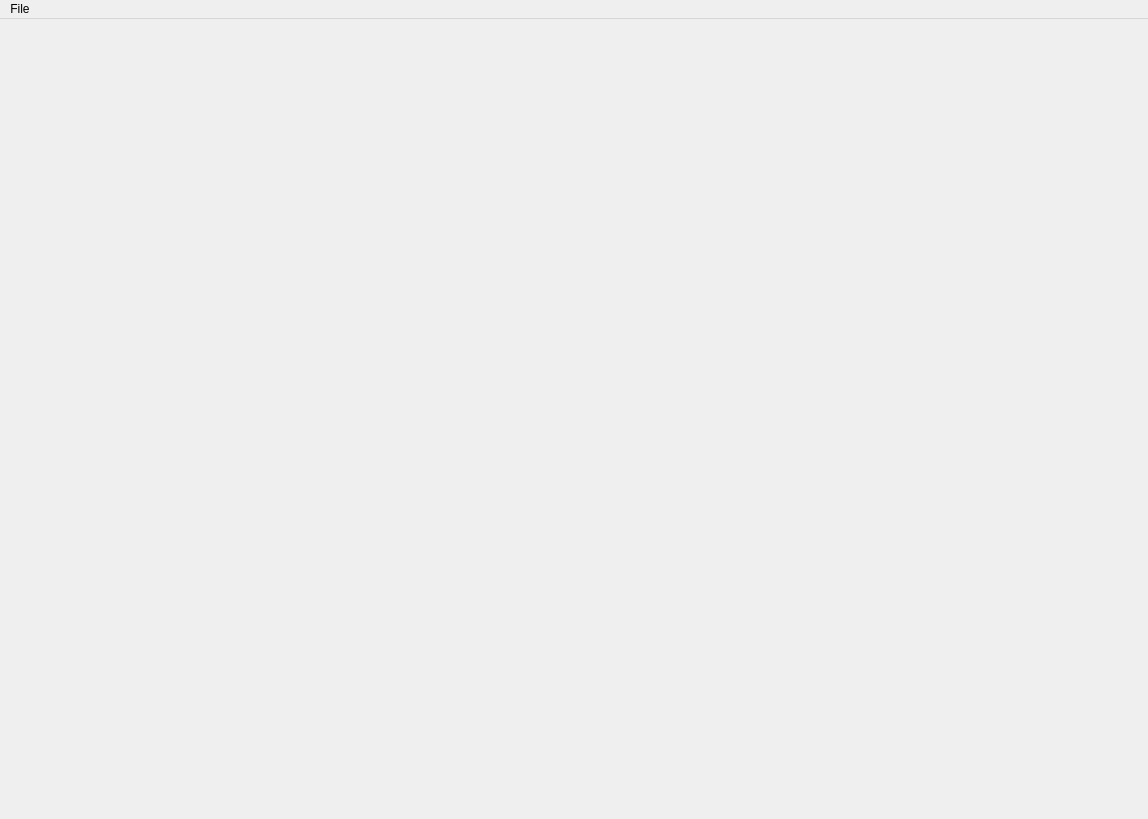
<?xml version="1.0" encoding="UTF-8"?>
<ui version="4.0">
 <class>main_window</class>
 <widget class="QMainWindow" name="main_window">
  <property name="geometry">
   <rect>
    <x>0</x>
    <y>0</y>
    <width>1148</width>
    <height>819</height>
   </rect>
  </property>
  <property name="windowTitle">
   <string>MainWindow</string>
  </property>
  <widget class="QWidget" name="main_widget">
   <layout class="QVBoxLayout" name="main_layout">
    <item>
     <widget class="QWidget" name="top_widget" native="true">
      <layout class="QHBoxLayout" name="top_layout">
       <item>
        <widget class="QWidget" name="navigation" native="true">
         <property name="sizePolicy">
          <sizepolicy hsizetype="Fixed" vsizetype="Preferred">
           <horstretch>0</horstretch>
           <verstretch>0</verstretch>
          </sizepolicy>
         </property>
         <property name="minimumSize">
          <size>
           <width>200</width>
           <height>0</height>
          </size>
         </property>
        </widget>
       </item>
       <item>
        <widget class="QWidget" name="browser" native="true">
         <property name="sizePolicy">
          <sizepolicy hsizetype="Minimum" vsizetype="Preferred">
           <horstretch>0</horstretch>
           <verstretch>0</verstretch>
          </sizepolicy>
         </property>
         <property name="minimumSize">
          <size>
           <width>600</width>
           <height>0</height>
          </size>
         </property>
        </widget>
       </item>
       <item>
        <widget class="QWidget" name="side_widget" native="true">
         <property name="sizePolicy">
          <sizepolicy hsizetype="Fixed" vsizetype="Preferred">
           <horstretch>0</horstretch>
           <verstretch>0</verstretch>
          </sizepolicy>
         </property>
         <property name="minimumSize">
          <size>
           <width>300</width>
           <height>0</height>
          </size>
         </property>
         <layout class="QVBoxLayout" name="side_layout">
          <item>
           <widget class="QWidget" name="playlist" native="true">
            <property name="sizePolicy">
             <sizepolicy hsizetype="Fixed" vsizetype="Minimum">
              <horstretch>0</horstretch>
              <verstretch>0</verstretch>
             </sizepolicy>
            </property>
            <property name="minimumSize">
             <size>
              <width>300</width>
              <height>300</height>
             </size>
            </property>
           </widget>
          </item>
          <item>
           <widget class="QWidget" name="song_info" native="true">
            <property name="sizePolicy">
             <sizepolicy hsizetype="Fixed" vsizetype="Fixed">
              <horstretch>0</horstretch>
              <verstretch>0</verstretch>
             </sizepolicy>
            </property>
            <property name="minimumSize">
             <size>
              <width>300</width>
              <height>350</height>
             </size>
            </property>
           </widget>
          </item>
         </layout>
        </widget>
       </item>
      </layout>
     </widget>
    </item>
    <item>
     <widget class="QWidget" name="controls" native="true">
      <property name="sizePolicy">
       <sizepolicy hsizetype="Minimum" vsizetype="Fixed">
        <horstretch>0</horstretch>
        <verstretch>0</verstretch>
       </sizepolicy>
      </property>
      <property name="minimumSize">
       <size>
        <width>600</width>
        <height>60</height>
       </size>
      </property>
     </widget>
    </item>
   </layout>
  </widget>
  <widget class="QMenuBar" name="menu_bar">
   <property name="geometry">
    <rect>
     <x>0</x>
     <y>0</y>
     <width>1148</width>
     <height>21</height>
    </rect>
   </property>
   <widget class="QMenu" name="menu_file">
    <property name="title">
     <string>File</string>
    </property>
    <addaction name="action_rescan"/>
   </widget>
   <addaction name="menu_file"/>
  </widget>
  <action name="action_rescan">
   <property name="text">
    <string>Rescan database</string>
   </property>
  </action>
 </widget>
 <resources/>
 <connections/>
</ui>
